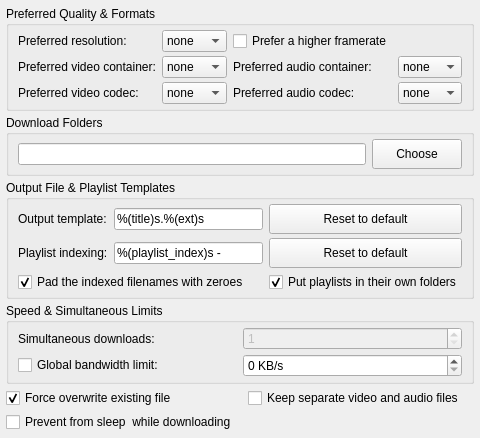
     <widget class="QWidget" name="tab_download">
      <attribute name="title">
       <string>Download</string>
      </attribute>
      <layout class="QVBoxLayout" name="downloadLayout">
       <property name="spacing">
        <number>4</number>
       </property>
       <property name="leftMargin">
        <number>6</number>
       </property>
       <property name="topMargin">
        <number>6</number>
       </property>
       <property name="rightMargin">
        <number>6</number>
       </property>
       <property name="bottomMargin">
        <number>6</number>
       </property>
       <item>
        <widget class="QGroupBox" name="groupPreferences">
         <property name="title">
          <string>Preferred Quality &amp;&amp; Formats</string>
         </property>
         <layout class="QGridLayout" name="prefGrid">
          <property name="topMargin">
           <number>4</number>
          </property>
          <property name="bottomMargin">
           <number>4</number>
          </property>
          <property name="verticalSpacing">
           <number>4</number>
          </property>
          <item row="0" column="0">
           <widget class="QLabel" name="lbl_pref_res">
            <property name="text">
             <string>Preferred resolution:</string>
            </property>
           </widget>
          </item>
          <item row="0" column="1">
           <widget class="QComboBox" name="combo_pref_res">
            <item>
             <property name="text">
              <string>none</string>
             </property>
            </item>
            <item>
             <property name="text">
              <string>4320</string>
             </property>
            </item>
            <item>
             <property name="text">
              <string>2160</string>
             </property>
            </item>
            <item>
             <property name="text">
              <string>1440</string>
             </property>
            </item>
            <item>
             <property name="text">
              <string>1080</string>
             </property>
            </item>
            <item>
             <property name="text">
              <string>720</string>
             </property>
            </item>
            <item>
             <property name="text">
              <string>480</string>
             </property>
            </item>
            <item>
             <property name="text">
              <string>360</string>
             </property>
            </item>
            <item>
             <property name="text">
              <string>240</string>
             </property>
            </item>
            <item>
             <property name="text">
              <string>144</string>
             </property>
            </item>
           </widget>
          </item>
          <item row="0" column="2">
           <widget class="QCheckBox" name="chk_pref_fps">
            <property name="text">
             <string>Prefer a higher framerate</string>
            </property>
           </widget>
          </item>
          <item row="1" column="0">
           <widget class="QLabel" name="lbl_pref_vcontainer">
            <property name="text">
             <string>Preferred video container:</string>
            </property>
           </widget>
          </item>
          <item row="1" column="1">
           <widget class="QComboBox" name="combo_pref_vcontainer">
            <item>
             <property name="text">
              <string>none</string>
             </property>
            </item>
            <item>
             <property name="text">
              <string>mp4</string>
             </property>
            </item>
            <item>
             <property name="text">
              <string>webm</string>
             </property>
            </item>
            <item>
             <property name="text">
              <string>mkv</string>
             </property>
            </item>
           </widget>
          </item>
          <item row="1" column="2">
           <widget class="QLabel" name="lbl_pref_acontainer">
            <property name="text">
             <string>Preferred audio container:</string>
            </property>
           </widget>
          </item>
          <item row="1" column="3">
           <widget class="QComboBox" name="combo_pref_acontainer">
            <item>
             <property name="text">
              <string>none</string>
             </property>
            </item>
            <item>
             <property name="text">
              <string>m4a</string>
             </property>
            </item>
            <item>
             <property name="text">
              <string>mp3</string>
             </property>
            </item>
            <item>
             <property name="text">
              <string>ogg</string>
             </property>
            </item>
            <item>
             <property name="text">
              <string>webm</string>
             </property>
            </item>
            <item>
             <property name="text">
              <string>flac</string>
             </property>
            </item>
            <item>
             <property name="text">
              <string>opus</string>
             </property>
            </item>
           </widget>
          </item>
          <item row="2" column="0">
           <widget class="QLabel" name="lbl_pref_vcodec">
            <property name="text">
             <string>Preferred video codec:</string>
            </property>
           </widget>
          </item>
          <item row="2" column="1">
           <widget class="QComboBox" name="combo_pref_vcodec">
            <item>
             <property name="text">
              <string>none</string>
             </property>
            </item>
            <item>
             <property name="text">
              <string>av01</string>
             </property>
            </item>
            <item>
             <property name="text">
              <string>vp9.2</string>
             </property>
            </item>
            <item>
             <property name="text">
              <string>vp9</string>
             </property>
            </item>
            <item>
             <property name="text">
              <string>h265</string>
             </property>
            </item>
            <item>
             <property name="text">
              <string>h264</string>
             </property>
            </item>
            <item>
             <property name="text">
              <string>vp8</string>
             </property>
            </item>
            <item>
             <property name="text">
              <string>h263</string>
             </property>
            </item>
            <item>
             <property name="text">
              <string>theora</string>
             </property>
            </item>
           </widget>
          </item>
          <item row="2" column="2">
           <widget class="QLabel" name="lbl_pref_acodec">
            <property name="text">
             <string>Preferred audio codec:</string>
            </property>
           </widget>
          </item>
          <item row="2" column="3">
           <widget class="QComboBox" name="combo_pref_acodec">
            <item>
             <property name="text">
              <string>none</string>
             </property>
            </item>
            <item>
             <property name="text">
              <string>flac</string>
             </property>
            </item>
            <item>
             <property name="text">
              <string>alac</string>
             </property>
            </item>
            <item>
             <property name="text">
              <string>wav</string>
             </property>
            </item>
            <item>
             <property name="text">
              <string>aiff</string>
             </property>
            </item>
            <item>
             <property name="text">
              <string>opus</string>
             </property>
            </item>
            <item>
             <property name="text">
              <string>vorbis</string>
             </property>
            </item>
            <item>
             <property name="text">
              <string>aac</string>
             </property>
            </item>
            <item>
             <property name="text">
              <string>mp4a</string>
             </property>
            </item>
            <item>
             <property name="text">
              <string>mp3</string>
             </property>
            </item>
            <item>
             <property name="text">
              <string>eac3</string>
             </property>
            </item>
            <item>
             <property name="text">
              <string>ac3</string>
             </property>
            </item>
            <item>
             <property name="text">
              <string>dts</string>
             </property>
            </item>
           </widget>
          </item>
         </layout>
        </widget>
       </item>
       <item>
        <widget class="QGroupBox" name="groupPaths">
         <property name="title">
          <string>Download Folders</string>
         </property>
         <layout class="QGridLayout" name="pathsGrid">
          <property name="topMargin">
           <number>4</number>
          </property>
          <property name="bottomMargin">
           <number>4</number>
          </property>
          <item row="0" column="0">
           <widget class="QLineEdit" name="inp_dowload_path"/>
          </item>
          <item row="0" column="1">
           <widget class="QPushButton" name="btn_BrowsePath">
            <property name="minimumSize">
             <size>
              <width>90</width>
              <height>30</height>
             </size>
            </property>
            <property name="text">
             <string>Choose</string>
            </property>
           </widget>
          </item>
         </layout>
        </widget>
       </item>
       <item>
        <widget class="QGroupBox" name="groupTemplate">
         <property name="title">
          <string>Output File &amp;&amp; Playlist Templates</string>
         </property>
         <layout class="QGridLayout" name="templateGrid">
          <property name="topMargin">
           <number>4</number>
          </property>
          <property name="bottomMargin">
           <number>4</number>
          </property>
          <property name="verticalSpacing">
           <number>4</number>
          </property>
          <item row="0" column="0">
           <widget class="QLabel" name="lbl_output_template">
            <property name="text">
             <string>Output template:</string>
            </property>
           </widget>
          </item>
          <item row="0" column="1">
           <widget class="QLineEdit" name="inp_output_template">
            <property name="text">
             <string>%(title)s.%(ext)s</string>
            </property>
           </widget>
          </item>
          <item row="0" column="2">
           <widget class="QPushButton" name="btn_reset_output_template">
            <property name="minimumSize">
             <size>
              <width>140</width>
              <height>30</height>
             </size>
            </property>
            <property name="text">
             <string>Reset to default</string>
            </property>
           </widget>
          </item>
          <item row="1" column="0">
           <widget class="QLabel" name="lbl_playlist_indexing">
            <property name="text">
             <string>Playlist indexing:</string>
            </property>
           </widget>
          </item>
          <item row="1" column="1">
           <widget class="QLineEdit" name="inp_playlist_indexing">
            <property name="text">
             <string>%(playlist_index)s - </string>
            </property>
           </widget>
          </item>
          <item row="1" column="2">
           <widget class="QPushButton" name="btn_reset_playlist_indexing">
            <property name="minimumSize">
             <size>
              <width>140</width>
              <height>30</height>
             </size>
            </property>
            <property name="text">
             <string>Reset to default</string>
            </property>
           </widget>
          </item>
          <item row="2" column="0" colspan="2">
           <widget class="QCheckBox" name="chk_pad_playlist_index">
            <property name="text">
             <string>Pad the indexed filenames with zeroes</string>
            </property>
            <property name="checked">
             <bool>true</bool>
            </property>
           </widget>
          </item>
          <item row="2" column="2">
           <widget class="QCheckBox" name="chk_playlist_own_folders">
            <property name="text">
             <string>Put playlists in their own folders</string>
            </property>
            <property name="checked">
             <bool>true</bool>
            </property>
           </widget>
          </item>
         </layout>
        </widget>
       </item>
       <item>
        <widget class="QGroupBox" name="groupLimits">
         <property name="title">
          <string>Speed &amp;&amp; Simultaneous Limits</string>
         </property>
         <layout class="QGridLayout" name="limitsGrid">
          <property name="topMargin">
           <number>4</number>
          </property>
          <property name="bottomMargin">
           <number>4</number>
          </property>
          <property name="verticalSpacing">
           <number>4</number>
          </property>
          <item row="0" column="0">
           <widget class="QLabel" name="lblSimultaneous">
            <property name="text">
             <string>Simultaneous downloads:</string>
            </property>
           </widget>
          </item>
          <item row="0" column="1">
           <widget class="QSpinBox" name="spin_Simultaneous">
            <property name="enabled">
             <bool>false</bool>
            </property>
            <property name="minimum">
             <number>1</number>
            </property>
            <property name="maximum">
             <number>10</number>
            </property>
           </widget>
          </item>
          <item row="1" column="0">
           <widget class="QCheckBox" name="chk_speed_limit">
            <property name="text">
             <string>Global bandwidth limit:</string>
            </property>
           </widget>
          </item>
          <item row="1" column="1">
           <widget class="QSpinBox" name="spin_speed_limit">
            <property name="suffix">
             <string> KB/s</string>
            </property>
            <property name="maximum">
             <number>999999</number>
            </property>
           </widget>
          </item>
         </layout>
        </widget>
       </item>
       <item>
        <layout class="QHBoxLayout" name="keepOverwriteHLayout">
         <property name="spacing">
          <number>71</number>
         </property>
         <item>
          <widget class="QCheckBox" name="chk_forceOverwrite">
           <property name="text">
            <string>Force overwrite existing file</string>
           </property>
           <property name="checked">
            <bool>true</bool>
           </property>
          </widget>
         </item>
         <item>
          <widget class="QCheckBox" name="checkBox">
           <property name="text">
            <string>Keep separate video and audio files</string>
           </property>
          </widget>
         </item>
         <item>
          <spacer name="keepOverwriteSpacer">
           <property name="orientation">
            <enum>Qt::Orientation::Horizontal</enum>
           </property>
           <property name="sizeHint" stdset="0">
            <size>
             <width>0</width>
             <height>0</height>
            </size>
           </property>
          </spacer>
         </item>
        </layout>
       </item>
       <item>
        <widget class="QCheckBox" name="chk_awakeMode">
         <property name="text">
          <string>Prevent from sleep  while downloading</string>
         </property>
        </widget>
       </item>
       <item>
        <spacer name="downloadSpacer">
         <property name="orientation">
          <enum>Qt::Orientation::Vertical</enum>
         </property>
         <property name="sizeHint" stdset="0">
          <size>
           <width>0</width>
           <height>0</height>
          </size>
         </property>
        </spacer>
       </item>
      </layout>
     </widget>
